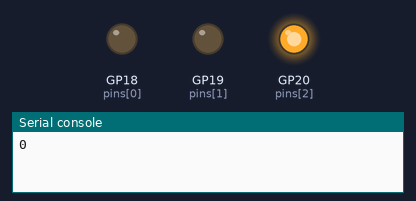
This program was run on a simulated Raspberry Pi Pico running MicroPython. On the bench: output pins drawn as LEDs (lit = HIGH), the last lines printed to the serial console. Random numbers come from a fixed seed.

Above: at 0.1 s.
At 19.6 s:
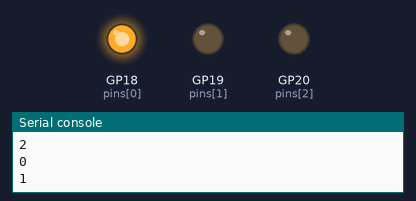
At 39.1 s:
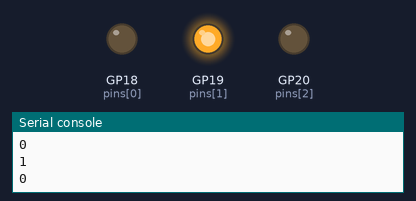
Timing chart, 0 to 40.0 s (numbered marks = the images above):
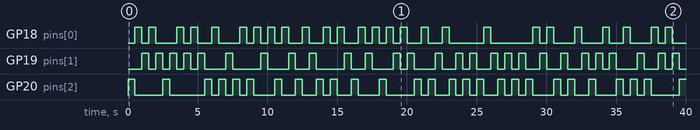

Measured:
- by itself, GP18 (pins[0]): LOW → HIGH at 0.50 s, → LOW 0.50 s later, → HIGH 0.50 s later, → LOW 0.50 s later, … (52 changes in this stretch)
- by itself, GP19 (pins[1]): LOW → HIGH at 1.0 s, → LOW 0.50 s later, → HIGH 0.50 s later, → LOW 0.50 s later, … (54 changes in this stretch)
- by itself, GP20 (pins[2]): LOW → HIGH at 0.00 s, → LOW 0.50 s later, → HIGH 2.0 s later, → LOW 0.50 s later, … (53 changes in this stretch)

The program:

day2_copilot.py
```python
# this is a pi pico projet.
# there are 3 leds on pins 18,19,20
# the leds are red, amber and green
# the pins should be turned on in a random order but never the same pin twice in a row
# the leds should be turned on for 0.5 seconds

# imports

from machine import Pin
from time import sleep
import random

# time between light changes
SLEEP = 0.5

# pin numbers
RED = 18
AMBER = 19
GREEN = 20

# create a list of pins
pins = [
    Pin(RED, Pin.OUT), # Red
    Pin(AMBER, Pin.OUT), # Amber
    Pin(GREEN, Pin.OUT) # Green
]

# turn all lights off
def all_off():
    for pin in pins:
        pin.off()

# turn on a random light
def light_on(current):
    all_off()
    # pick a pin which isn't the current one
    next = current
    while next == current:
        next = random.randint(0, len(pins)-1)
    pins[next].on()
    return next

# start with the first light
current = 0

# loop forever
while True:
    print(current)
    current = light_on(current)
    sleep(SLEEP)
```
